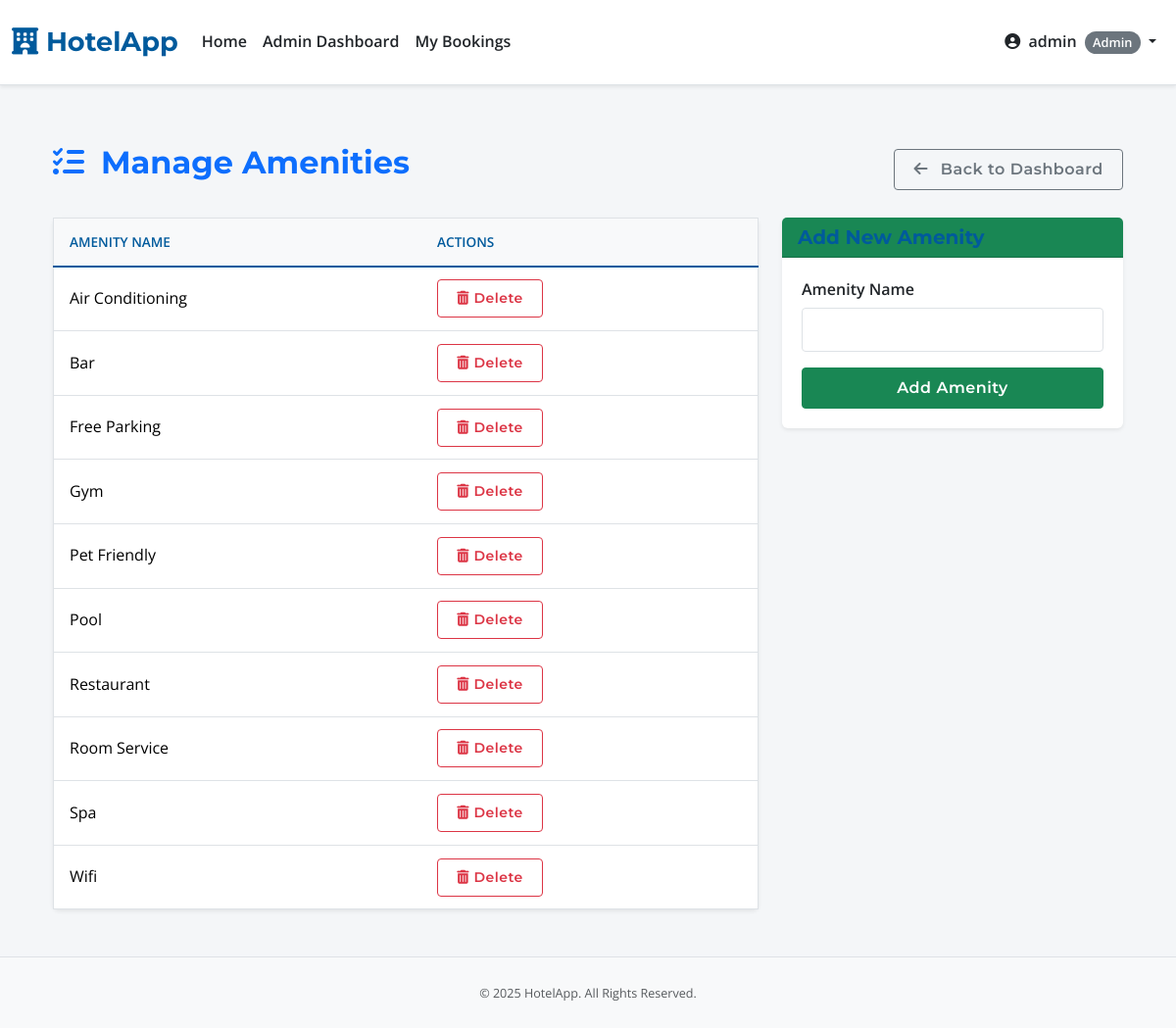
The page /admin/amenities (signed in) on the database its author committed.
### app.py (models this page shows, shortened)
class User(UserMixin, db.Model):
    id = db.Column(db.Integer, primary_key=True)
    username = db.Column(db.String(80), unique=True, nullable=False)
    email = db.Column(db.String(120), unique=True, nullable=False)
    password_hash = db.Column(db.String(200), nullable=False)
    role = db.Column(db.String(20), nullable=False, default='user')
    is_active = db.Column(db.Boolean, default=True, nullable=False)
    created_at = db.Column(db.DateTime, default=datetime.utcnow)
    hotels_owned = db.relationship('Hotel', backref='owner_user', lazy=True, foreign_keys='Hotel.owner_id', cascade="all, delete-orphan")
    bookings = db.relationship('Booking', backref='booker', lazy=True, foreign_keys='Booking.user_id', cascade="all, delete-orphan")
    wishlist_items = db.relationship('Wishlist', backref='user', lazy='dynamic', cascade='all, delete-orphan')
    audit_logs = db.relationship('AuditLog', backref='actor', lazy=True, foreign_keys='AuditLog.user_id')

class Amenity(db.Model):
    id = db.Column(db.Integer, primary_key=True)
    name = db.Column(db.String(50), unique=True, nullable=False)

### app.py (the view, shortened to what this page needs)
@app.route('/admin/amenities', methods=['GET', 'POST'])
@role_required('admin')
def manage_amenities():
    amenities = Amenity.query.order_by(Amenity.name).all()
    return render_template('admin_manage_amenities.html', amenities=amenities)

### app.py (called while the page is built)
@login_manager.user_loader
def load_user(user_id):
    user = User.query.get(int(user_id))
    if user and user.is_active:
        return user
    return None

def role_required(role_name):
    def decorator(f):
        @wraps(f)
        @login_required
        def decorated_function(*args, **kwargs):
            roles = role_name if isinstance(role_name, list) else [role_name]
            if current_user.role not in roles:
                flash(f"Access Denied: You need one of the following roles: {', '.join(roles)}.", "danger")
                return redirect(url_for('index'))
            return f(*args, **kwargs)
        return decorated_function
    return decorator

@app.context_processor
def utility_processor():
    def is_hotel_in_wishlist(hotel_id):
        if current_user.is_authenticated:
            return Wishlist.query.filter_by(user_id=current_user.id, hotel_id=hotel_id).first() is not None
        return False
    return dict(is_hotel_in_wishlist=is_hotel_in_wishlist)

### templates/admin_manage_amenities.html (shortened to what this page needs)
{% extends "base.html" %}
{% block content %}
<div class="container my-5">
    <div class="d-flex justify-content-between align-items-center mb-4">
        <h2 class="text-primary"><i class="fas fa-list-check me-2"></i> Manage Amenities</h2>
        <a href="{{ url_for('admin_dashboard') }}" class="btn btn-outline-secondary"><i class="fas fa-arrow-left me-2"></i> Back to Dashboard</a>
    </div>
    <div class="row">
        <div class="col-lg-8">
            <div class="card shadow-sm border-0">
                <div class="card-body p-0">
                    <div class="table-responsive">
                        <table class="table table-hover align-middle mb-0">
                            <thead><tr><th class="ps-3">Amenity Name</th><th>Actions</th></tr></thead>
                            <tbody>
                                {% for amenity in amenities %}
                                <tr>
                                    <td class="ps-3">{{ amenity.name }}</td>
                                    <td>
                                        <form action="{{ url_for('delete_amenity', amenity_id=amenity.id) }}" method="POST" onsubmit="return confirm('Are you sure you want to delete this amenity? It will be removed from all hotels.');">
                                            <button type="submit" class="btn btn-sm btn-outline-danger"><i class="fas fa-trash-alt"></i> Delete</button>
                                        </form>
                                    </td>
                                </tr>
                                {% endfor %}
                            </tbody>
                        </table>
                    </div>
                </div>
            </div>
        </div>
        <div class="col-lg-4">
            <div class="card shadow-sm border-0">
                <div class="card-header bg-success text-white">
                    <h5 class="mb-0">Add New Amenity</h5>
                </div>
                <div class="card-body">
                    <form method="POST" action="{{ url_for('manage_amenities') }}">
                        <div class="mb-3">
                            <label for="name" class="form-label">Amenity Name</label>
                            <input type="text" class="form-control" id="name" name="name" required>
                        </div>
                        <div class="d-grid">
                            <button type="submit" class="btn btn-success">Add Amenity</button>
                        </div>
                    </form>
                </div>
            </div>
        </div>
    </div>
</div>
{% endblock %}

### templates/base.html (shortened to what this page needs)
<!DOCTYPE html>
<html lang="en">
<head>
    <link href="https://cdn.jsdelivr.net/npm/bootstrap@5.3.2/dist/css/bootstrap.min.css" rel="stylesheet">
    <link rel="stylesheet" href="https://cdnjs.cloudflare.com/ajax/libs/font-awesome/6.4.2/css/all.min.css" />
    <link rel="stylesheet" href="https://unpkg.com/leaflet@1.9.4/dist/leaflet.css"/>
    <link rel="stylesheet" href="{{ url_for('static', filename='style.css') }}">
</head>
<body class="d-flex flex-column min-vh-100">
    <nav class="navbar navbar-expand-lg navbar-light bg-white fixed-top border-bottom shadow-sm py-3">
        <div class="container-fluid">
            <a class="navbar-brand" href="{{ url_for('index') }}" style="font-family: 'Montserrat', sans-serif; font-weight: 700; color: var(--primary-color, #005A9C); font-size: 1.6rem;">
                <i class="fas fa-hotel"></i> HotelApp
            </a>
            <div class="collapse navbar-collapse" id="navbarNav">
                <ul class="navbar-nav me-auto mb-2 mb-lg-0">
                    <li class="nav-item">
                        <a class="nav-link {% if request.endpoint == 'index' %}active fw-bold{% endif %}" href="{{ url_for('index') }}">Home</a>
                    </li>
                    {% if current_user.is_authenticated %}
                        {% if current_user.role == 'admin' %}
                            <li class="nav-item"><a class="nav-link {% if request.endpoint == 'admin_dashboard' %}active fw-bold{% endif %}" href="{{ url_for('admin_dashboard') }}">Admin Dashboard</a></li>
                        {% endif %}
                        <li class="nav-item"><a class="nav-link {% if request.endpoint == 'my_bookings' %}active fw-bold{% endif %}" href="{{ url_for('my_bookings') }}">My Bookings</a></li>
                    {% endif %}
                </ul>
                <ul class="navbar-nav ms-auto mb-2 mb-lg-0 align-items-center">
                    {% if current_user.is_authenticated %}
                        <li class="nav-item dropdown">
                            <a class="nav-link dropdown-toggle" href="#" id="navbarUserDropdown" role="button" data-bs-toggle="dropdown" aria-expanded="false">
                                <i class="fas fa-user-circle me-1"></i> {{ current_user.username }}
                                <span class="badge rounded-pill bg-secondary ms-1">{{ current_user.role|capitalize }}</span>
                            </a>
                        </li>
                    {% else %}
                        <li class="nav-item"><a class="nav-link {% if request.endpoint == 'login' %}active fw-bold{% endif %}" href="{{ url_for('login') }}">Login</a></li>
                        <li class="nav-item"><a class="btn btn-primary btn-sm ms-2" href="{{ url_for('register') }}">Register</a></li>
                    {% endif %}
                </ul>
            </div>
        </div>
    </nav>
    <main class="container-fluid mt-4 flex-grow-1">
        <div class="container">
            {% block content %}{% endblock %}
        </div>
    </main>
    <footer class="py-4 mt-auto bg-light text-center text-muted border-top">
        <div class="container"><small>© <span id="currentYear"></span> HotelApp. All Rights Reserved.</small></div>
    </footer>
</body>
</html>

### static/style.css (style rules this page uses)
:root { --primary-color: #005A9C; --secondary-color: #FFA500; --light-bg: #f8f9fa; --dark-text: #212529; --medium-text: #6c757d; --border-color: #dee2e6; --card-shadow: 0 2px 8px rgba(0, 0, 0, 0.075); --card-hover-shadow: 0 6px 15px rgba(0, 0, 0, 0.12); }
body { font-family: 'Open Sans', sans-serif; color: var(--dark-text); background-color: #f4f6f8; padding-top: 75px; line-height: 1.6; display: flex; flex-direction: column; min-height: 100vh; }
.container, .container-fluid { flex-grow: 1; }
h1, h2, h3, h4, h5, h6 { font-family: 'Montserrat', sans-serif; font-weight: 700; color: var(--primary-color); }
h2 { font-size: 2rem; margin-bottom: 0.8rem; }
a { color: var(--primary-color); text-decoration: none; transition: color 0.2s ease-in-out; }
.navbar { background-color: #ffffff !important; border-bottom: 1px solid var(--border-color); box-shadow: 0 2px 4px rgba(0,0,0,0.04); padding-top: 0.7rem; padding-bottom: 0.7rem; }
.navbar-brand { font-size: 1.7rem !important; }
.navbar-nav .nav-link { color: var(--dark-text) !important; font-weight: 600; padding: 0.5rem 1rem; }
.btn { font-family: 'Montserrat', sans-serif; font-weight: 600; padding: 0.5rem 1.2rem; border-radius: 0.25rem; transition: all 0.2s ease-in-out; letter-spacing: 0.5px; }
.btn-success { background-color: #198754; border-color: #198754; }
.form-control, .form-select { border-radius: 0.25rem; border: 1px solid var(--border-color); padding: 0.6rem 0.9rem; transition: border-color 0.2s ease, box-shadow 0.2s ease; }
.form-label { font-weight: 600; margin-bottom: 0.3rem; }
.card { border: 1px solid var(--border-color); border-radius: 0.375rem; box-shadow: var(--card-shadow); transition: box-shadow 0.25s ease-in-out, transform 0.25s ease-in-out; background-color: #fff; }
.card-header { font-weight: 600; }
.card-body { padding: 1.25rem; }
.table { border: 1px solid var(--border-color); background-color: #fff; }
.table th, .table td { vertical-align: middle; padding: 0.8rem; }
.table thead th { background-color: var(--light-bg); color: var(--primary-color); font-weight: 600; border-bottom: 2px solid var(--primary-color); text-transform: uppercase; font-size: 0.85em; }
.badge { font-size: 0.8em; padding: 0.4em 0.65em; font-weight: 600; }
footer { background-color: #e9ecef; padding: 1.5rem 0; font-size: 0.9em; color: var(--medium-text); }

### templates/base.html (style rules this page uses)
body { padding-top: 75px; }

### rows shown on the page
User: username "admin", role "Admin"
Amenity: name "Air Conditioning"
Amenity: name "Bar"
Amenity: name "Free Parking"
Amenity: name "Gym"
Amenity: name "Pet Friendly"
Amenity: name "Pool"
Amenity: name "Restaurant"
Amenity: name "Room Service"
Amenity: name "Spa"
Amenity: name "Wifi"
